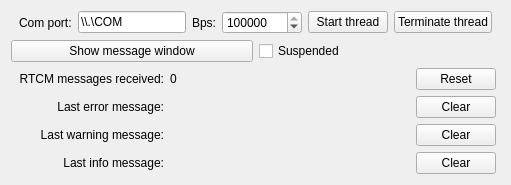
          <widget class="QWidget" name="tab_Base_Serial">
           <property name="autoFillBackground">
            <bool>true</bool>
           </property>
           <attribute name="title">
            <string>Base (serial)</string>
           </attribute>
           <layout class="QVBoxLayout" name="verticalLayout_2">
            <item>
             <layout class="QHBoxLayout" name="horizontalLayout_Thread_Base_Serial">
              <property name="leftMargin">
               <number>8</number>
              </property>
              <property name="rightMargin">
               <number>8</number>
              </property>
              <item>
               <widget class="QLabel" name="label__Serialport_Base_Serial">
                <property name="text">
                 <string>Com port:</string>
                </property>
               </widget>
              </item>
              <item>
               <widget class="QLineEdit" name="lineEdit_SerialPort_Base">
                <property name="text">
                 <string>\\.\COM</string>
                </property>
                <property name="maxLength">
                 <number>256</number>
                </property>
               </widget>
              </item>
              <item>
               <widget class="QLabel" name="label_SerSpeed_Base">
                <property name="text">
                 <string>Bps:</string>
                </property>
               </widget>
              </item>
              <item>
               <widget class="QSpinBox" name="spinBox_SerialSpeed_Base">
                <property name="minimumSize">
                 <size>
                  <width>80</width>
                  <height>0</height>
                 </size>
                </property>
                <property name="minimum">
                 <number>300</number>
                </property>
                <property name="maximum">
                 <number>10000000</number>
                </property>
                <property name="value">
                 <number>115200</number>
                </property>
               </widget>
              </item>
              <item>
               <widget class="QPushButton" name="pushButton_StartThread_Base_Serial">
                <property name="text">
                 <string>Start thread</string>
                </property>
               </widget>
              </item>
              <item>
               <widget class="QPushButton" name="pushButton_TerminateThread_Base_Serial">
                <property name="text">
                 <string>Terminate thread</string>
                </property>
               </widget>
              </item>
             </layout>
            </item>
            <item>
             <layout class="QHBoxLayout" name="horizontalLayout_Base_Serial">
              <item>
               <widget class="QPushButton" name="pushButton_ShowMessageWindow_Base_Serial">
                <property name="text">
                 <string>Show message window</string>
                </property>
               </widget>
              </item>
              <item>
               <widget class="QCheckBox" name="checkBox_SuspendThread_Base_Serial">
                <property name="text">
                 <string>Suspended</string>
                </property>
               </widget>
              </item>
             </layout>
            </item>
            <item>
             <layout class="QGridLayout" name="gridLayout_Messages_Base_Serial" columnstretch="0,1,0" columnminimumwidth="0,50,0">
              <property name="leftMargin">
               <number>8</number>
              </property>
              <property name="rightMargin">
               <number>4</number>
              </property>
              <item row="2" column="0">
               <widget class="QLabel" name="label_LastWarningMessageLabel_Base_Serial">
                <property name="text">
                 <string>Last warning message:</string>
                </property>
                <property name="alignment">
                 <set>Qt::AlignRight|Qt::AlignTrailing|Qt::AlignVCenter</set>
                </property>
               </widget>
              </item>
              <item row="3" column="2">
               <widget class="QPushButton" name="pushButton_ClearInfoMessage_Base_Serial">
                <property name="text">
                 <string>Clear</string>
                </property>
               </widget>
              </item>
              <item row="3" column="1">
               <widget class="QLabel" name="label_LastInfoMessage_Base_Serial">
                <property name="sizePolicy">
                 <sizepolicy hsizetype="Ignored" vsizetype="Ignored">
                  <horstretch>0</horstretch>
                  <verstretch>0</verstretch>
                 </sizepolicy>
                </property>
                <property name="text">
                 <string/>
                </property>
               </widget>
              </item>
              <item row="2" column="1">
               <widget class="QLabel" name="label_LastWarningMessage_Base_Serial">
                <property name="sizePolicy">
                 <sizepolicy hsizetype="Ignored" vsizetype="Ignored">
                  <horstretch>0</horstretch>
                  <verstretch>0</verstretch>
                 </sizepolicy>
                </property>
                <property name="text">
                 <string/>
                </property>
               </widget>
              </item>
              <item row="0" column="1">
               <widget class="QLabel" name="label_RTCMMessageCount_Base_Serial">
                <property name="sizePolicy">
                 <sizepolicy hsizetype="Ignored" vsizetype="Ignored">
                  <horstretch>0</horstretch>
                  <verstretch>0</verstretch>
                 </sizepolicy>
                </property>
                <property name="text">
                 <string>0</string>
                </property>
               </widget>
              </item>
              <item row="0" column="0">
               <widget class="QLabel" name="label_RTCMMessageCountLabel_Base_Serial">
                <property name="text">
                 <string>RTCM messages received:</string>
                </property>
                <property name="alignment">
                 <set>Qt::AlignRight|Qt::AlignTrailing|Qt::AlignVCenter</set>
                </property>
               </widget>
              </item>
              <item row="0" column="2">
               <widget class="QPushButton" name="pushButton_ClearRTCMCounter_Base_Serial">
                <property name="text">
                 <string>Reset</string>
                </property>
               </widget>
              </item>
              <item row="3" column="0">
               <widget class="QLabel" name="label_LastInfoMessageLabel_Base_Serial">
                <property name="text">
                 <string>Last info message:</string>
                </property>
                <property name="alignment">
                 <set>Qt::AlignRight|Qt::AlignTrailing|Qt::AlignVCenter</set>
                </property>
               </widget>
              </item>
              <item row="2" column="2">
               <widget class="QPushButton" name="pushButton_ClearWarningMessage_Base_Serial">
                <property name="text">
                 <string>Clear</string>
                </property>
               </widget>
              </item>
              <item row="1" column="0">
               <widget class="QLabel" name="label_LastErrorMessageLabel_Base_Serial">
                <property name="text">
                 <string>Last error message:</string>
                </property>
                <property name="alignment">
                 <set>Qt::AlignRight|Qt::AlignTrailing|Qt::AlignVCenter</set>
                </property>
               </widget>
              </item>
              <item row="1" column="1">
               <widget class="QLabel" name="label_LastErrorMessage_Base_Serial">
                <property name="sizePolicy">
                 <sizepolicy hsizetype="Ignored" vsizetype="Ignored">
                  <horstretch>0</horstretch>
                  <verstretch>0</verstretch>
                 </sizepolicy>
                </property>
                <property name="text">
                 <string/>
                </property>
                <property name="scaledContents">
                 <bool>false</bool>
                </property>
               </widget>
              </item>
              <item row="1" column="2">
               <widget class="QPushButton" name="pushButton_ClearErrorMessage_Base_Serial">
                <property name="text">
                 <string>Clear</string>
                </property>
               </widget>
              </item>
             </layout>
            </item>
           </layout>
          </widget>
